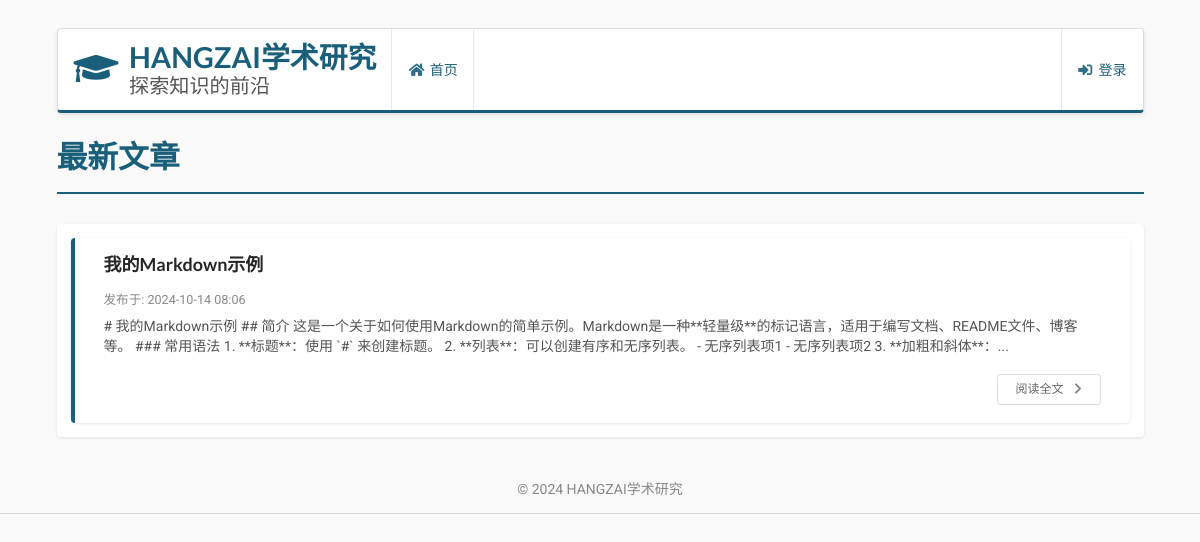
Before: / with the older database file.
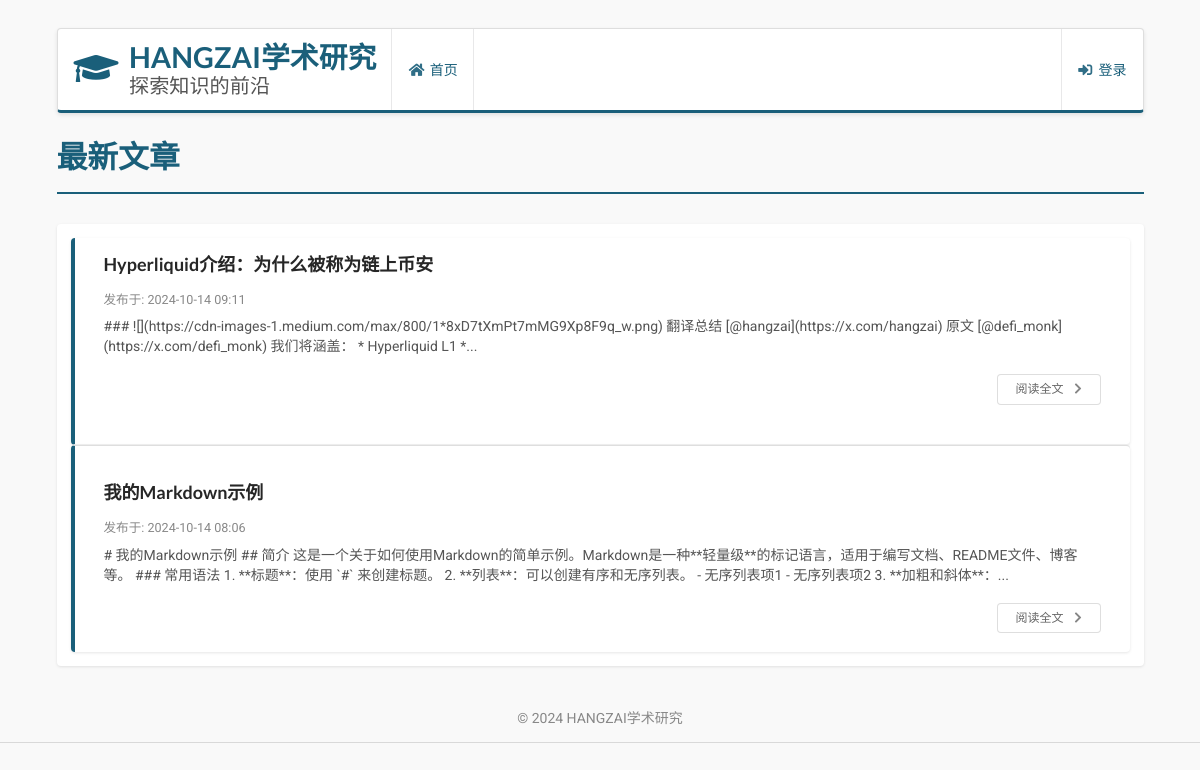
After: the same page with the newer database file.
### models.py (models this page shows)
class Post(db.Model):
    id = db.Column(db.Integer, primary_key=True)
    title = db.Column(db.String(100), nullable=False)
    content = db.Column(db.Text, nullable=False)
    created_at = db.Column(db.DateTime, default=datetime.utcnow)
    updated_at = db.Column(db.DateTime, default=datetime.utcnow, onupdate=datetime.utcnow)

### routes.py (the view)
@app.route('/')
def index():
    posts = Post.query.order_by(Post.created_at.desc()).all()
    return render_template('index.html', posts=posts)

### templates/index.html (shortened to what this page needs)
{% extends "base.html" %}
{% block content %}
    <h1 class="ui header">最新文章</h1>
    <div class="ui relaxed divided items">
        {% for post in posts %}
            <div class="item">
                <div class="content">
                    <a class="header" href="{{ url_for('view_post', id=post.id) }}">{{ post.title }}</a>
                    <div class="meta">
                        <span class="date">发布于: {{ post.created_at.strftime('%Y-%m-%d %H:%M') }}</span>
                    </div>
                    <div class="description">
                        <p>{{ post.content[:200] }}{% if post.content|length > 200 %}...{% endif %}</p>
                    </div>
                    <div class="extra">
                        <a class="ui right floated tiny basic button" href="{{ url_for('view_post', id=post.id) }}">
                            阅读全文
                            <i class="right chevron icon"></i>
                        </a>
                    </div>
                </div>
            </div>
        {% endfor %}
    </div>
{% endblock %}

### templates/base.html (shortened to what this page needs)
<!DOCTYPE html>
<html lang="zh">
<head>
    <link rel="stylesheet" href="https://cdn.jsdelivr.net/npm/semantic-ui@2.4.2/dist/semantic.min.css">
    <link rel="stylesheet" href="{{ url_for('static', filename='css/style.css') }}">
</head>
<body>
    <div class="ui container">
        <div class="ui menu">
            <a class="item" href="{{ url_for('index') }}">
                <h2 class="ui header">
                    <i class="graduation cap icon"></i>
                    <div class="content">
                        HANGZAI学术研究
                        <div class="sub header">探索知识的前沿</div>
                    </div>
                </h2>
            </a>
            <a class="item" href="{{ url_for('index') }}">
                <i class="home icon"></i> 首页
            </a>
            {% if current_user.is_authenticated %}
                <a class="item" href="{{ url_for('create_post') }}">
                    <i class="plus icon"></i> 创建文章
                </a>
                <a class="item" href="{{ url_for('change_password') }}">
                    <i class="key icon"></i> 修改密码
                </a>
                <div class="right menu">
                    <a class="item" href="{{ url_for('logout') }}">
                        <i class="sign out alternate icon"></i> 登出
                    </a>
                </div>
            {% else %}
                <div class="right menu">
                    <a class="item" href="{{ url_for('login') }}">
                        <i class="sign in alternate icon"></i> 登录
                    </a>
                </div>
            {% endif %}
        </div>
        {% block content %}{% endblock %}
    </div>
    <footer class="ui vertical footer segment">
        <div class="ui center aligned container">
            <p class="copyright">&copy; 2024 HANGZAI学术研究</p>
        </div>
    </footer>
</body>
</html>

### static/css/style.css (style rules this page uses)
body { font-family: 'Roboto', 'Arial', sans-serif; line-height: 1.6; margin: 0; padding: 0; background-color: #f9f9f9; color: #333; }
.container { max-width: 1200px; margin: 0 auto; padding: 0 20px; }
h1, h2 { color: #1a5f7a; }
footer { text-align: center; padding: 1rem 0; background-color: #2e2f3e; color: #fffffe; }
.ui.button { background-color: #2185D0; color: #FFFFFF; }
.ui.container { margin-top: 2rem; }
.ui.menu { background-color: #ffffff; box-shadow: 0 2px 4px rgba(0,0,0,0.1); border-bottom: 3px solid #1a5f7a; }
.ui.menu .item { color: #1a5f7a; font-weight: 500; }
.ui.header { color: #1a5f7a; text-shadow: none; }
h1.ui.header { font-size: 2.2em; margin-bottom: 1em; border-bottom: 2px solid #1a5f7a; padding-bottom: 0.5em; }
.ui.segment { border: none; box-shadow: 0 1px 3px rgba(0,0,0,0.1); background-color: #ffffff; }
.ui.items > .item { background-color: #fff; padding: 1.5em; border-radius: 4px; box-shadow: 0 1px 3px rgba(0,0,0,0.1); margin-bottom: 1.5em; border-left: 4px solid #1a5f7a; }
.ui.items > .item > .content > .header { color: #1a5f7a; font-size: 1.4em; margin-bottom: 0.8em; }
.ui.items > .item > .content > .description { color: #555; line-height: 1.6; margin-bottom: 1em; }
.ui.items > .item > .content > .meta { color: #888; font-size: 0.9em; margin-bottom: 0.8em; }
footer.ui.segment { margin-top: 2rem; background-color: #1a5f7a; color: #ffffff; border-top: none; }
.ui.relaxed.divided.items { background-color: #ffffff; border-radius: 4px; box-shadow: 0 1px 3px rgba(0,0,0,0.1); padding: 1em; }
.ui.relaxed.divided.items > .item { padding: 1.5em 1em; margin: 0; border-bottom: 1px solid #f0f0f0; }
.ui.relaxed.divided.items > .item:last-child { border-bottom: none; }
.ui.menu .item h2.ui.header { margin: 0; }
.ui.menu .item h2.ui.header .content { font-size: 1.2em; color: #1a5f7a; }
.ui.menu .item h2.ui.header .sub.header { font-size: 0.7em; color: #555; }
.ui.menu .item h2.ui.header i.icon { font-size: 1.5em; color: #1a5f7a; }
.ui.relaxed.divided.items > .item > .content { padding: 15px; }
.ui.items > .item > .content > .header { margin-bottom: 0.5em; }
.ui.items > .item > .content > .meta { margin-bottom: 0.8em; }
.ui.items > .item > .content > .description { margin-bottom: 1em; }
.ui.items > .item > .content > .extra { margin-top: 1em; }
footer .copyright { color: #888888; }

Changed rows visible on the page:
added Post: title "Hyperliquid介绍：为什么被称为链上币安", created_at "2024-10-14 09:11", content "### ![](https://cdn-images-1.medium.com/max/800/1*8xD7tXmPt7mMG9Xp8F9q_w.png) 翻译总结 [@hangzai](https://x.com/hangzai) 原文 [@defi_monk](https://x.com/defi_monk) 我们将涵盖： * Hyperliquid L1 *"
